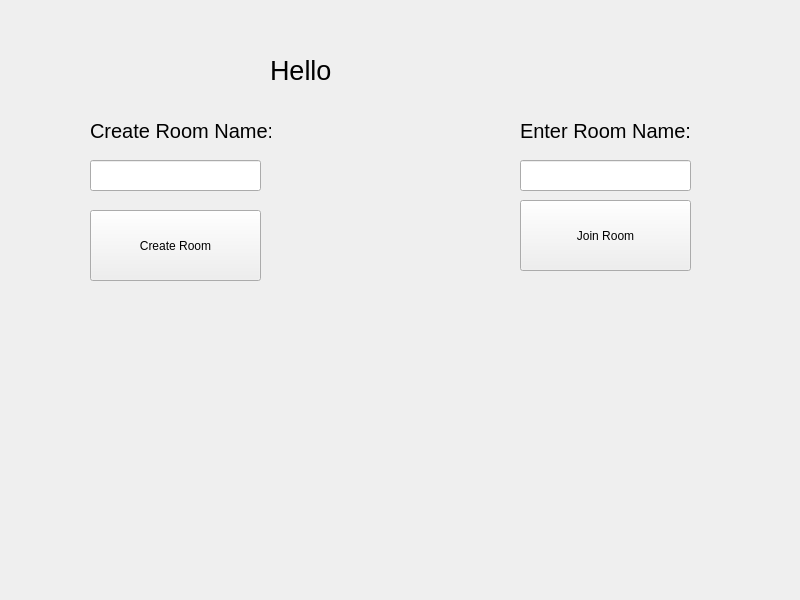
<?xml version="1.0" encoding="UTF-8"?>
<ui version="4.0">
 <class>MainWindow</class>
 <widget class="QMainWindow" name="MainWindow">
  <property name="geometry">
   <rect>
    <x>0</x>
    <y>0</y>
    <width>800</width>
    <height>600</height>
   </rect>
  </property>
  <property name="windowTitle">
   <string>MainWindow</string>
  </property>
  <widget class="QWidget" name="centralwidget">
   <widget class="QLabel" name="welcomeLabel">
    <property name="geometry">
     <rect>
      <x>270</x>
      <y>50</y>
      <width>71</width>
      <height>41</height>
     </rect>
    </property>
    <property name="font">
     <font>
      <pointsize>20</pointsize>
     </font>
    </property>
    <property name="text">
     <string>Hello </string>
    </property>
   </widget>
   <widget class="QPushButton" name="createRoomButton">
    <property name="geometry">
     <rect>
      <x>90</x>
      <y>210</y>
      <width>171</width>
      <height>71</height>
     </rect>
    </property>
    <property name="text">
     <string>Create Room</string>
    </property>
   </widget>
   <widget class="QPushButton" name="joinRoomButton">
    <property name="geometry">
     <rect>
      <x>520</x>
      <y>200</y>
      <width>171</width>
      <height>71</height>
     </rect>
    </property>
    <property name="text">
     <string>Join Room</string>
    </property>
   </widget>
   <widget class="QLineEdit" name="joinRoomLabel">
    <property name="geometry">
     <rect>
      <x>520</x>
      <y>160</y>
      <width>171</width>
      <height>31</height>
     </rect>
    </property>
    <property name="text">
     <string/>
    </property>
    <property name="maxLength">
     <number>10</number>
    </property>
   </widget>
   <widget class="QLabel" name="label">
    <property name="geometry">
     <rect>
      <x>520</x>
      <y>100</y>
      <width>181</width>
      <height>61</height>
     </rect>
    </property>
    <property name="font">
     <font>
      <pointsize>15</pointsize>
     </font>
    </property>
    <property name="text">
     <string>Enter Room Name:</string>
    </property>
   </widget>
   <widget class="QLineEdit" name="createRoomLabel">
    <property name="geometry">
     <rect>
      <x>90</x>
      <y>160</y>
      <width>171</width>
      <height>31</height>
     </rect>
    </property>
    <property name="text">
     <string/>
    </property>
    <property name="maxLength">
     <number>10</number>
    </property>
   </widget>
   <widget class="QLabel" name="label_2">
    <property name="geometry">
     <rect>
      <x>90</x>
      <y>100</y>
      <width>181</width>
      <height>61</height>
     </rect>
    </property>
    <property name="font">
     <font>
      <pointsize>15</pointsize>
     </font>
    </property>
    <property name="text">
     <string>Create Room Name:</string>
    </property>
   </widget>
   <widget class="QLabel" name="alertRoomLabel">
    <property name="geometry">
     <rect>
      <x>300</x>
      <y>310</y>
      <width>211</width>
      <height>31</height>
     </rect>
    </property>
    <property name="font">
     <font>
      <pointsize>20</pointsize>
     </font>
    </property>
    <property name="text">
     <string/>
    </property>
   </widget>
   <widget class="QLabel" name="nameLabel">
    <property name="geometry">
     <rect>
      <x>350</x>
      <y>50</y>
      <width>141</width>
      <height>41</height>
     </rect>
    </property>
    <property name="font">
     <font>
      <pointsize>20</pointsize>
     </font>
    </property>
    <property name="styleSheet">
     <string notr="true">color:rgb(132, 88, 179)</string>
    </property>
    <property name="text">
     <string/>
    </property>
   </widget>
   <widget class="QLabel" name="createRoomAlertLabel">
    <property name="geometry">
     <rect>
      <x>70</x>
      <y>290</y>
      <width>231</width>
      <height>31</height>
     </rect>
    </property>
    <property name="font">
     <font>
      <pointsize>10</pointsize>
     </font>
    </property>
    <property name="styleSheet">
     <string notr="true">color: red;</string>
    </property>
    <property name="text">
     <string/>
    </property>
   </widget>
   <widget class="QLabel" name="joinRoomAlertLabel">
    <property name="geometry">
     <rect>
      <x>520</x>
      <y>280</y>
      <width>171</width>
      <height>31</height>
     </rect>
    </property>
    <property name="font">
     <font>
      <pointsize>10</pointsize>
     </font>
    </property>
    <property name="styleSheet">
     <string notr="true">color: red;</string>
    </property>
    <property name="text">
     <string/>
    </property>
   </widget>
   <widget class="QLabel" name="label_5">
    <property name="geometry">
     <rect>
      <x>500</x>
      <y>290</y>
      <width>231</width>
      <height>31</height>
     </rect>
    </property>
    <property name="font">
     <font>
      <pointsize>10</pointsize>
     </font>
    </property>
    <property name="styleSheet">
     <string notr="true">color: red;</string>
    </property>
    <property name="text">
     <string/>
    </property>
   </widget>
  </widget>
 </widget>
 <resources/>
 <connections/>
</ui>
